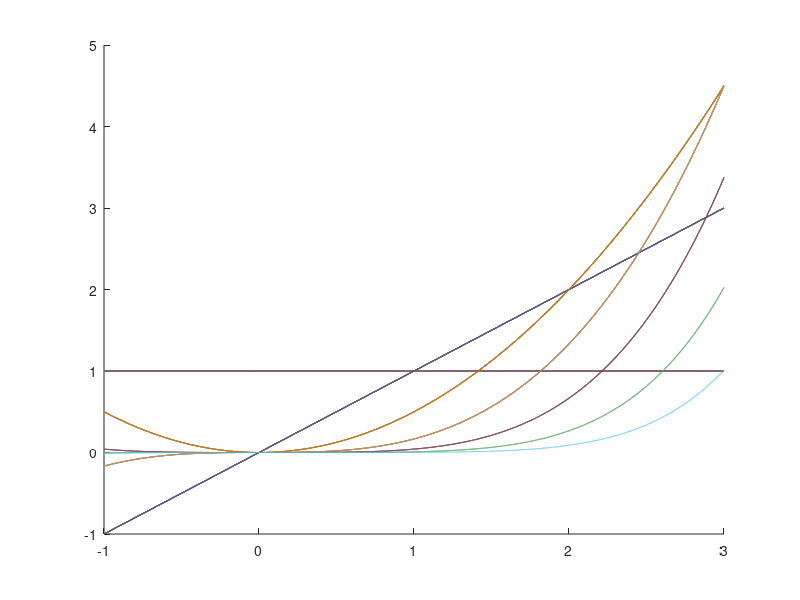

Write MATLAB code to recreate this figure.
%Problem 3
figure(1);
hold on;

x = -1:0.001:3;

for n = 1:6
  for k = 0:n
    f = x .^ k ./ factorial(k);
    plot(x, f)
  endfor
endfor
